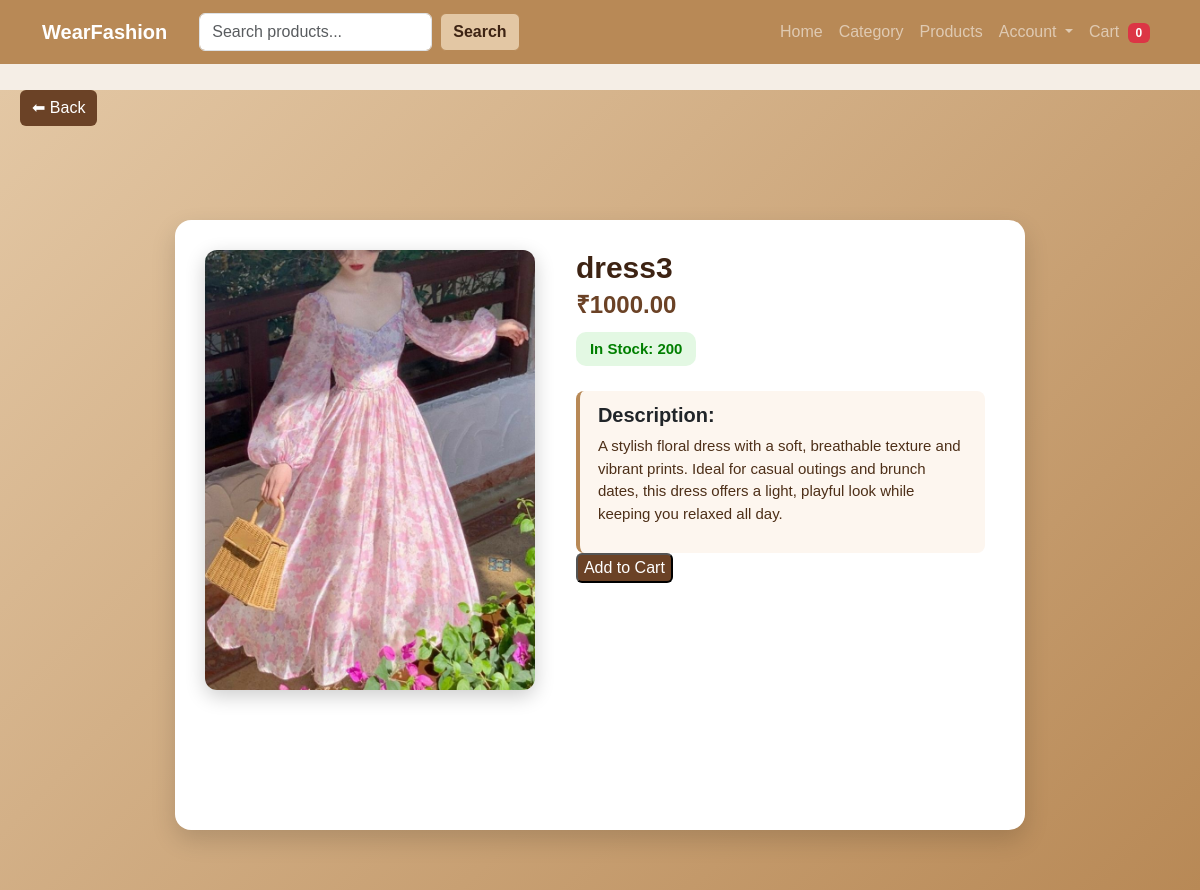
The app's page /products/5/ with its own data.
### app/models.py (models this page shows, shortened)
class Product(models.Model):
    name = models.CharField(max_length=200)
    price = models.DecimalField(max_digits=10, decimal_places=2)
    description = models.TextField()
    image = models.ImageField(upload_to="products/", null=True, blank=True)
    category = models.ForeignKey(Category, on_delete=models.CASCADE)
    stock = models.PositiveIntegerField(default=0)  # <-- stock field added
    show_on_homepage = models.BooleanField(default=False)  # NEW FIELD
    offer = models.CharField(max_length=200, null=True, blank=True)

### app/views.py (the view)
# urls.py: path('products/<int:product_id>/', views.products_detail,name='product_detail'),
def products_detail(request, product_id):
    product = get_object_or_404(Product, id=product_id)
    return render(request, 'products_details.html', {'product': product})

### app/context_processors.py (called while the page is built)
def cart_count(request):
    if request.user.is_authenticated:
        return {
            'cart_count': CartItem.objects.filter(user=request.user).count()
        }
    return {'cart_count': 0}

### app/templates/products_details.html (shortened to what this page needs)
{% extends 'base.html' %}
{% block content %}
<a onclick="history.back()" class="btn btn-primary back-btn">⬅ Back</a>
<div class="product-bg">
    <div class="product-card">
        <div class="product-img-box">
            {% if product.image %}
                <img src="{{ product.image.url }}" class="product-img">
            {% else %}
                <img src="https://via.placeholder.com/300" class="product-img">
            {% endif %}
        </div>
        <div class="info">
            <h1>{{ product.name }}</h1>
            <h3>₹{{ product.price }}</h3>
            {% if product.stock > 0 %}
                {% if product.stock < 20 %}
                    <span class="stock-badge stock-low">Low Stock: {{ product.stock }}</span>
                {% else %}
                    <span class="stock-badge stock-ok">In Stock: {{ product.stock }}</span>
                {% endif %}
            {% else %}
                <span class="stock-badge stock-out">Out of Stock</span>
            {% endif %}
            <div class="description-box">
                <h5 style="font-weight:700;">Description:</h5>
                <p>{{ product.description }}</p>
            </div>
            {% if product.stock > 0 %}
                <button id="addToCartBtn"
        class="add-cart-btn"
        data-product-id="{{ product.id }}">
    Add to Cart
</button>
            {% else %}
                <button class="btn btn-secondary btn-cart" disabled>
                    Out of Stock
                </button>
            {% endif %}
        </div>
    </div>
</div>
{% endblock %}

### app/templates/base.html (style rules this page uses)
:root { --cream: #f5eee6; --beige: #e3c7a4; --golden: #b88956; --brown: #6b4226; --darkbrown: #3d2313; }
body { background: var(--cream); margin: 0; font-family: Arial, sans-serif; }
button, .btn-order { background: var(--brown) !important; color: white !important; border-radius: 6px; }

### app/templates/products_details.html (style rules this page uses)
.product-bg { background: linear-gradient(135deg, #e3c7a4, #b88956); min-height: 100vh; padding: 130px 20px 60px; display: flex; justify-content: center; }
.product-card { width: 75%; max-width: 850px; background: white; padding: 30px; border-radius: 16px; box-shadow: 0px 10px 25px rgba(0,0,0,0.15); display: flex; gap: 30px; animation: fadeIn .5s ease-in-out; }
.product-img-box { flex: 1; }
.product-img { width: 100%; max-width: 330px; border-radius: 12px; object-fit: cover; transition: transform .3s ease; box-shadow: 0 6px 20px rgba(0,0,0,0.2); }
.info { flex: 1.2; padding-right: 10px; }
.info h1 { font-size: 30px; font-weight: 800; margin-bottom: 5px; color: #3d2313; }
.info h3 { font-size: 24px; color: #6b4226; font-weight: 700; margin-bottom: 12px; }
.stock-badge { padding: 6px 14px; font-size: 15px; font-weight: 600; border-radius: 10px; margin-bottom: 15px; display: inline-block; }
.stock-ok { background: #e3f8e3; color: #007f00; }
.description-box { margin-top: 10px; padding: 12px 18px; border-left: 4px solid #b88956; background: #fdf6ef; border-radius: 8px; }
.description-box p { color: #4d2f18; font-size: 15px; line-height: 1.5; }
.back-btn { position: absolute; top: 90px; left: 20px; background: #6b4226 !important; border: none; }

### records on screen
Product: image (picture), name "dress3", price "1000.00", stock "200", description "A stylish floral dress with a soft, breathable texture and vibrant prints. Ideal for casual outings and brunch dates, this dress offers a light, playful look while keeping you relaxed all day."

### other values on screen
{{ cart_count }} "0"
